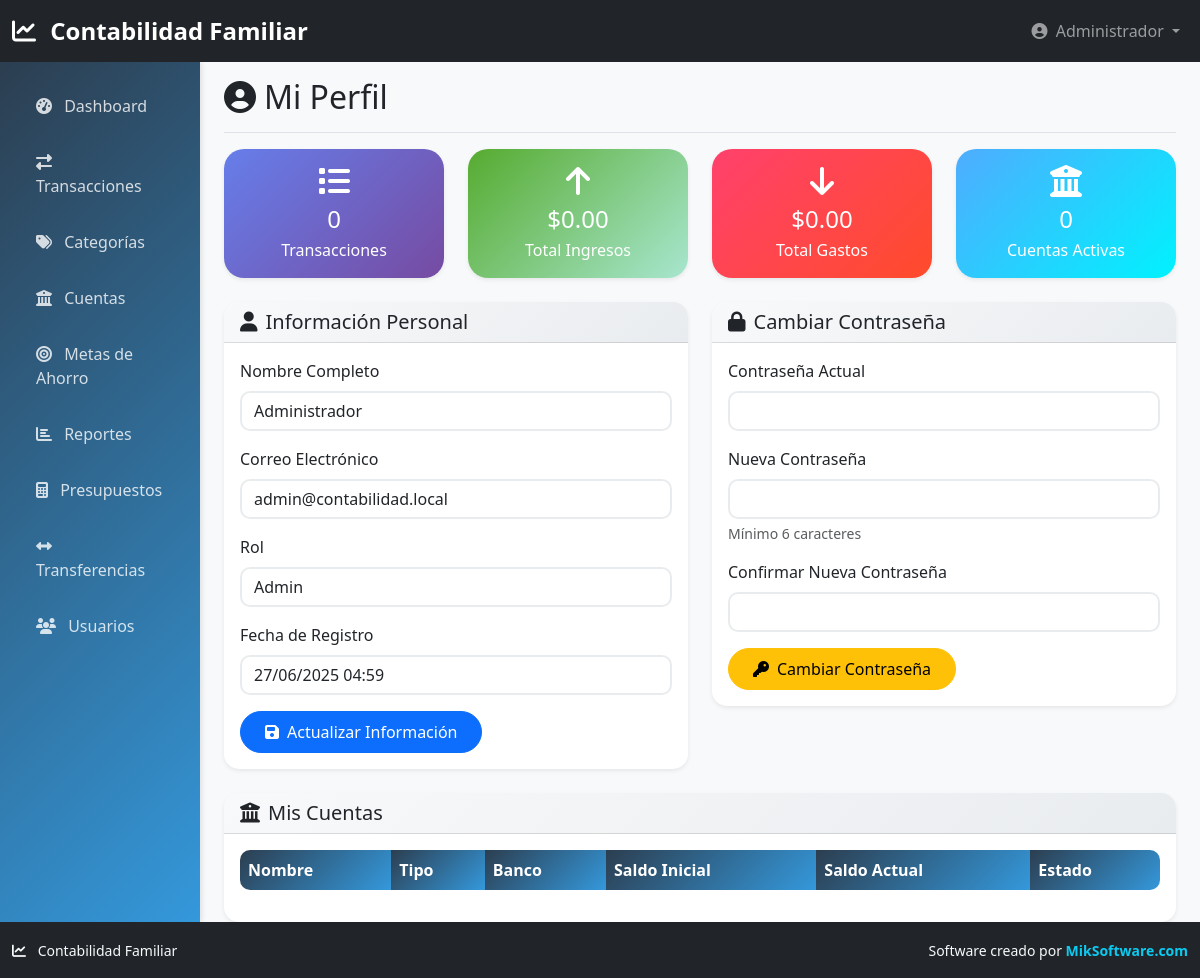
Page /perfil.php (signed in) on the earlier database version.
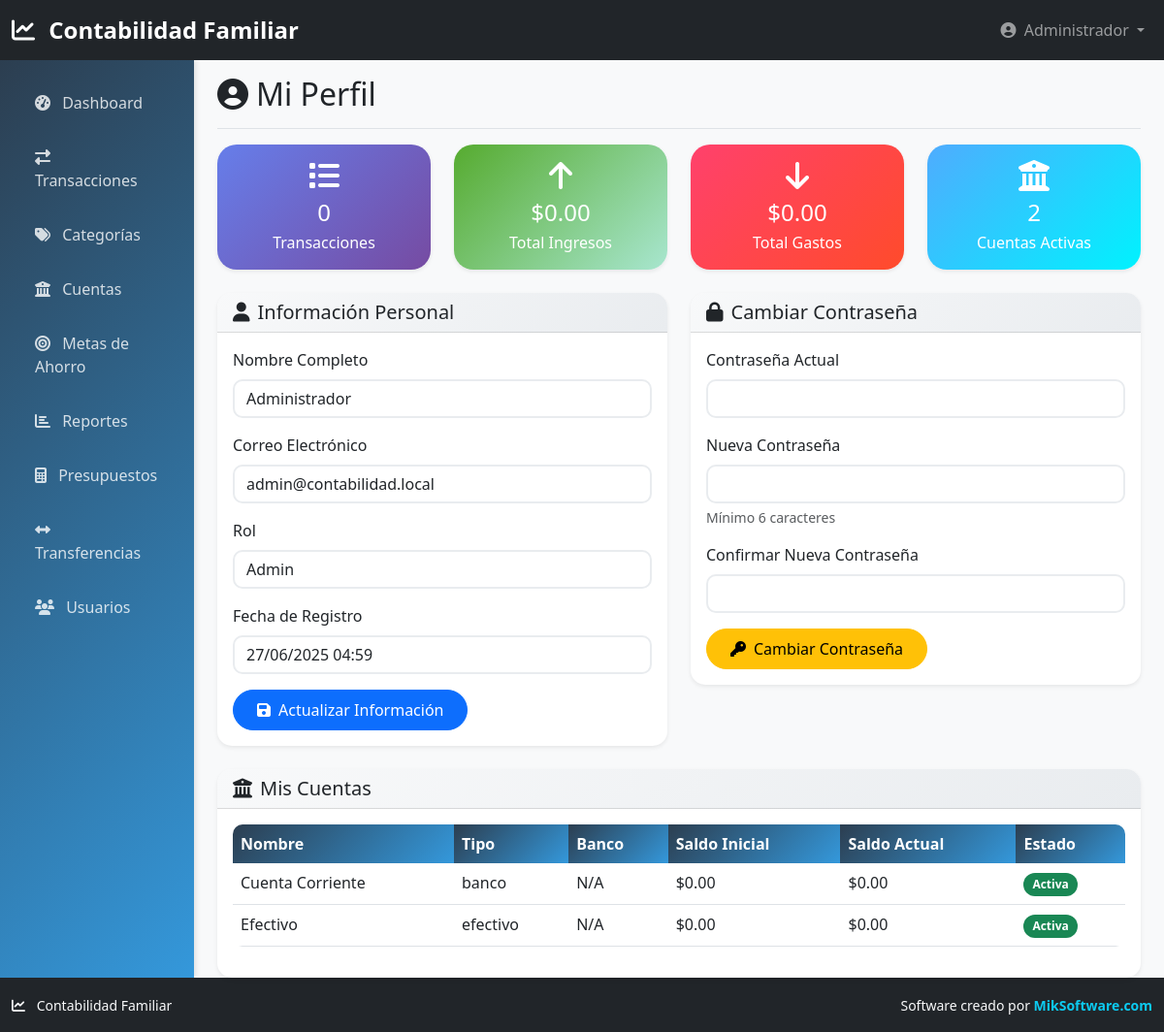
Same page on the later database version.
### tables this page shows
CREATE TABLE cuentas (
    id INT AUTO_INCREMENT PRIMARY KEY,
    nombre VARCHAR(100) NOT NULL,
    tipo ENUM('efectivo', 'banco', 'tarjeta', 'ahorro') NOT NULL,
    banco VARCHAR(100),
    numero_cuenta VARCHAR(50),
    usuario_id INT,
    saldo_inicial DECIMAL(12,2) DEFAULT 0.00,
    saldo_actual DECIMAL(12,2) DEFAULT 0.00,
    color VARCHAR(7) DEFAULT '#28a745',
    activa BOOLEAN DEFAULT TRUE,
    created_at TIMESTAMP DEFAULT CURRENT_TIMESTAMP,
    FOREIGN KEY (usuario_id) REFERENCES usuarios(id) ON DELETE SET NULL
);

### config/database.php (called while the page is built, shortened)
<?php
class Database {
    private $connection;
    public function __construct() {
        try {
            $dsn = "mysql:host=" . DB_HOST . ";dbname=" . DB_NAME . ";charset=" . DB_CHARSET;
            $this->connection = new PDO($dsn, DB_USER, DB_PASS, [
                PDO::ATTR_ERRMODE => PDO::ERRMODE_EXCEPTION,
                PDO::ATTR_DEFAULT_FETCH_MODE => PDO::FETCH_ASSOC,
                PDO::ATTR_EMULATE_PREPARES => false,
            ]);
            $this->connection->exec("SET NAMES 'utf8mb4' COLLATE 'utf8mb4_unicode_ci'");
            $this->connection->exec("SET collation_connection = 'utf8mb4_unicode_ci'");
        } catch (PDOException $e) {
            die("Error de conexión: " . $e->getMessage());
        }
    }
    public function query($sql, $params = []) {
        $stmt = $this->connection->prepare($sql);
        $stmt->execute($params);
        return $stmt;
    }
    public function fetchAll($sql, $params = []) {
        $stmt = $this->query($sql, $params);
        return $stmt->fetchAll();
    }
}
$db = new Database();
?>

### perfil.php (the view, shortened to what the changed rows need)
<?php
require_once 'config/database.php';
$cuentas_usuario = $db->fetchAll(
    "SELECT * FROM cuentas WHERE usuario_id = ? AND activa = 1 ORDER BY nombre",
    [$_SESSION['user_id']]
);
require_once 'includes/header.php';
?>
<div class="container-fluid">
    <div class="row">
        <main class="col-md-9 ms-sm-auto col-lg-10 px-md-4">
            <div class="d-flex justify-content-between flex-wrap flex-md-nowrap align-items-center pt-3 pb-2 mb-3 border-bottom">
                <h1 class="h2"><i class="fas fa-user-circle me-2"></i>Mi Perfil</h1>
            </div>
            <div class="row mb-4">
                <div class="col-md-3">
                    <div class="card stats-card savings">
                        <div class="card-body text-center">
                            <i class="fas fa-university fa-2x mb-2"></i>
                            <h4 class="mb-1"><?php echo count($cuentas_usuario); ?></h4>
                            <p class="mb-0">Cuentas Activas</p>
                        </div>
                    </div>
                </div>
            </div>
            <div class="row mt-4">
                <div class="col-12">
                    <div class="card">
                        <div class="card-body">
                            <div class="table-responsive">
                                <table class="table table-hover">
                                    <thead>
                                        <tr>
                                            <th>Nombre</th>
                                            <th>Tipo</th>
                                            <th>Banco</th>
                                            <th>Saldo Inicial</th>
                                            <th>Saldo Actual</th>
                                            <th>Estado</th>
                                        </tr>
                                    </thead>
                                    <tbody>
                                        <?php foreach ($cuentas_usuario as $cuenta): ?>
                                        <tr>
                                            <td><?php echo htmlspecialchars($cuenta['nombre']); ?></td>
                                            <td><?php echo htmlspecialchars($cuenta['tipo']); ?></td>
                                            <td><?php echo htmlspecialchars($cuenta['banco'] ?: 'N/A'); ?></td>
                                            <td>$<?php echo number_format($cuenta['saldo_inicial'], 2); ?></td>
                                            <td>$<?php echo number_format($cuenta['saldo_actual'], 2); ?></td>
                                            <td>
                                                <span class="badge bg-success">Activa</span>
                                            </td>
                                        </tr>
                                        <?php endforeach; ?>
                                    </tbody>
                                </table>
                            </div>
                        </div>
                    </div>
                </div>
            </div>
        </main>
    </div>
</div>
<?php require_once 'includes/footer.php'; ?>

Differences in the rows shown:
now on this page (row edited): cuentas: nombre "Cuenta Corriente", tipo "banco", banco "N/A", saldo_inicial "0.00", saldo_actual "0.00"
now on this page (row edited): cuentas: nombre "Efectivo", tipo "efectivo", banco "N/A", saldo_inicial "0.00", saldo_actual "0.00"
Other differences:
count($cuentas_usuario): "0" → "2"
